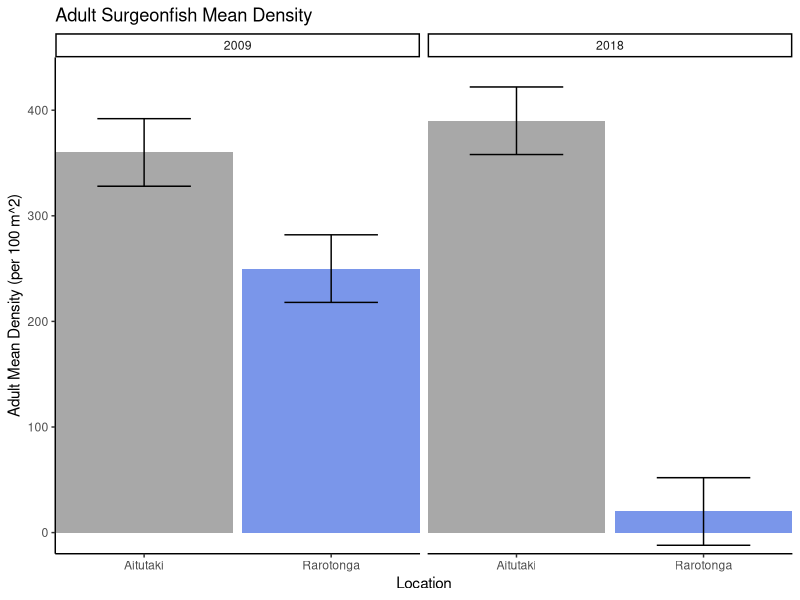
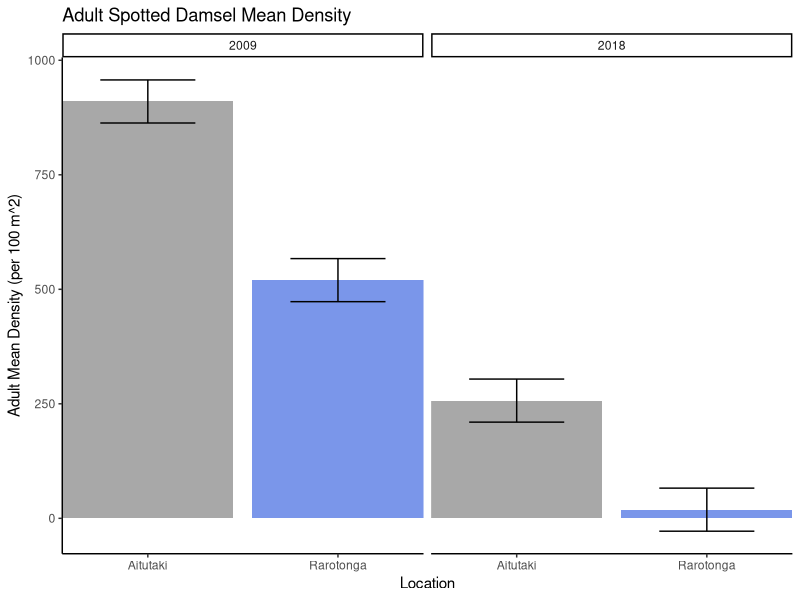
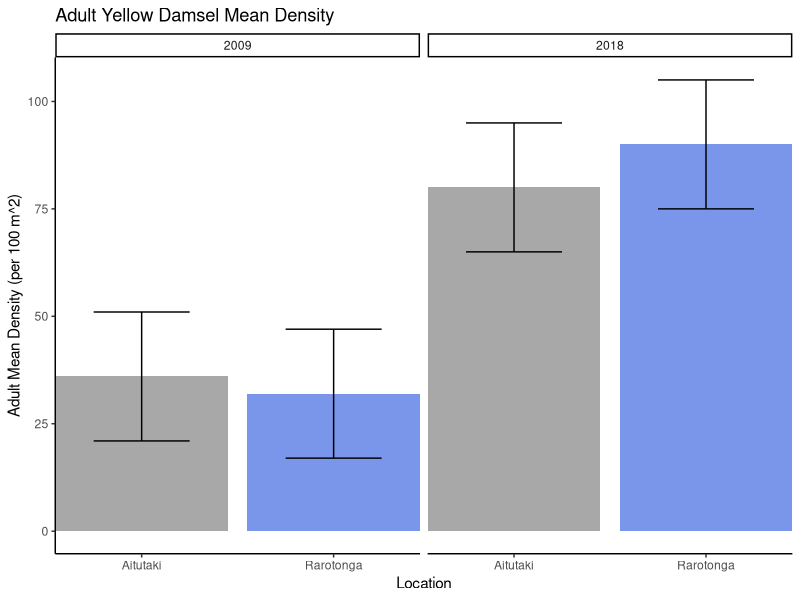
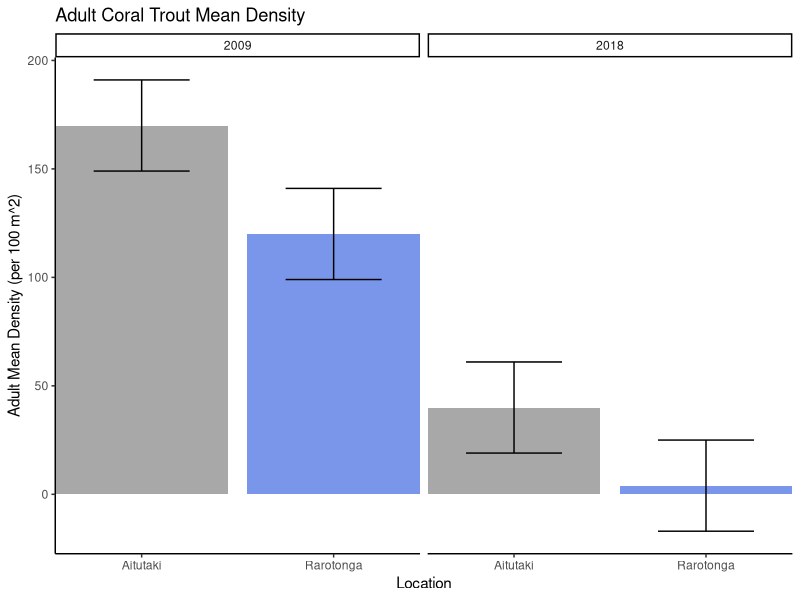
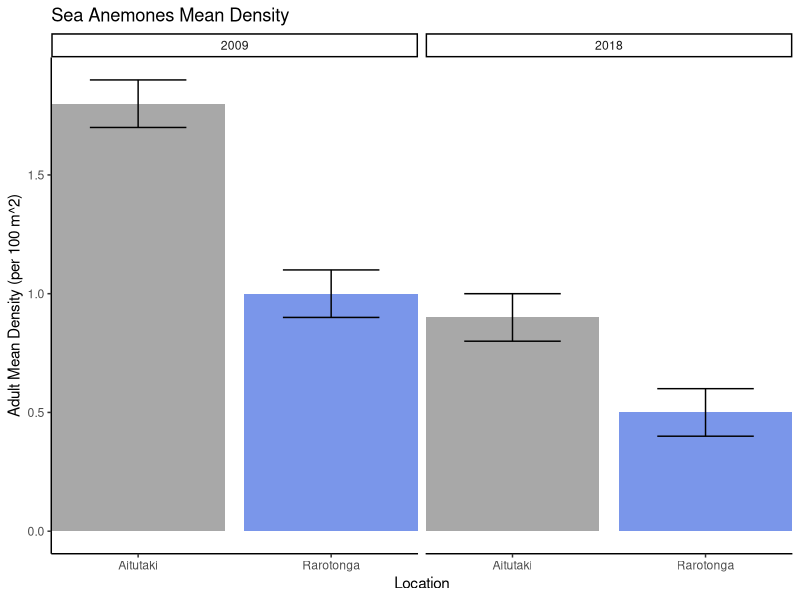
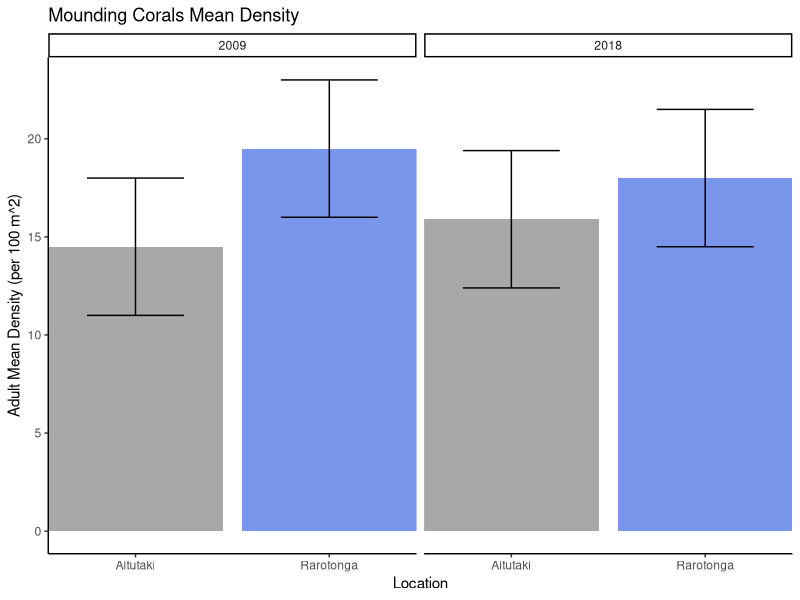
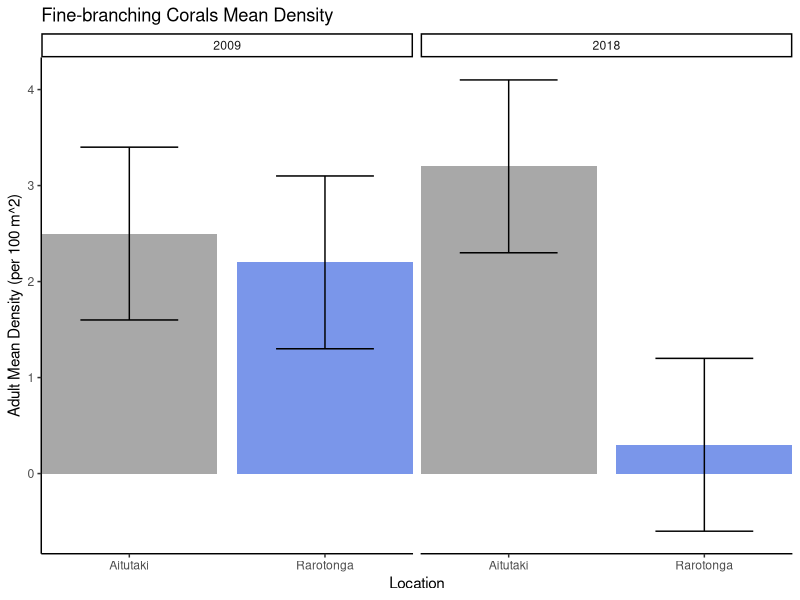
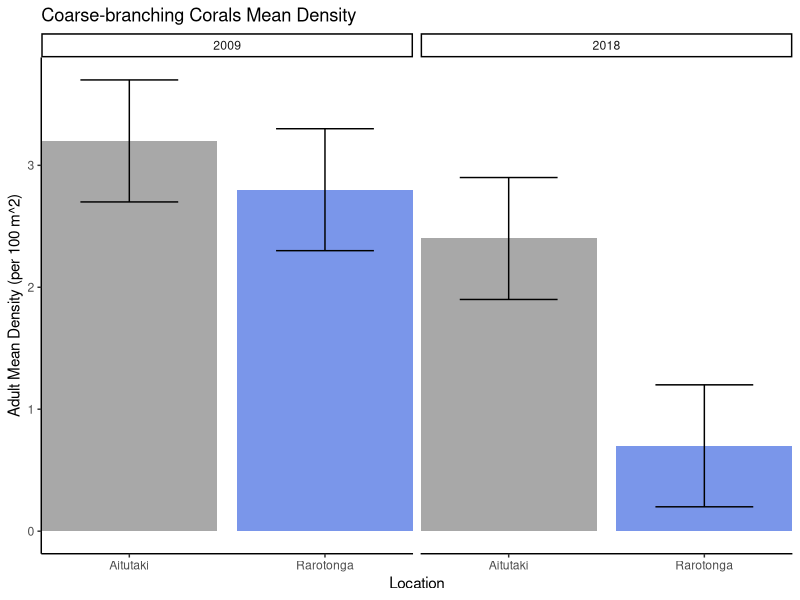

R code for these plots, in order:
## ---- chunk 1
knitr::opts_chunk$set(echo = TRUE)
## ---- chunk 2
library(tidyverse)
library(dplyr)
library(readxl)
library(RColorBrewer)
## ---- chunk 3
adults <- read_excel("04_Data_set_1.xlsx", sheet = "adults")
recruits <- read_excel("04_Data_set_1.xlsx", sheet = "recruits")
## ---- chunk 4
surgeon <- adults %>% 
  filter(organism == "surgeonfish") 
yellow <- adults %>%
  filter(organism == "yellow damsel")
spotted <- adults %>%
  filter(organism == "spotted damsel")
trout <- adults %>%
  filter(organism == "coral trout")
sea_an <- adults %>%
  filter(organism == "sea anemones")
mound_coral <- adults %>%
  filter(organism == "mounding corals")
fine_coral <- adults %>%
  filter(organism == "fine-branching corals")
coarse_corals <- adults %>%
  filter(organism == "coarse-branching corals")
algae <- adults %>%
  filter(organism == "algae")
## ---- chunk 5
##surgeon graph
ggplot(surgeon, aes(x = location, y = density, fill = location)) +
  geom_col(width = 0.95, alpha = 0.7) +
  geom_errorbar(aes(ymin = density - ci, ymax = density + ci), width = 0.5) +
  facet_wrap(~year) +
   scale_y_continuous(expand = c(0,0), limits = c(-20,450), breaks = seq(0,400,100)) + 
  scale_x_discrete(expand = c(0,0)) + 
  scale_fill_manual(name = "", values = c("grey51", "royalblue")) +
  theme_classic() + 
  theme(legend.position = "none") +
  labs(y = "Adult Mean Density (per 100 m^2)",
       x = "Location",
       title = "Adult Surgeonfish Mean Density")

##spotted damsel graph
ggplot(spotted, aes(x = location, y = density, fill = location)) +
  geom_col(width = 0.90, alpha = 0.7) +
  geom_errorbar(aes(ymin = density - ci, ymax = density + ci), width = 0.5) +
  facet_wrap(~year) +
   #scale_y_continuous(expand = c(0,0), limits = c(-20,450), breaks = seq(0,400,100)) + 
  scale_x_discrete(expand = c(0,0)) + 
  scale_fill_manual(name = "", values = c("grey51", "royalblue")) +
  theme_classic() + 
  theme(legend.position = "none") +
  labs(y = "Adult Mean Density (per 100 m^2)",
       x = "Location",
       title = "Adult Spotted Damsel Mean Density")

##yellow damsel graph
ggplot(yellow, aes(x = location, y = density, fill = location)) +
  geom_col(width = 0.90, alpha = 0.7) +
  geom_errorbar(aes(ymin = density - ci, ymax = density + ci), width = 0.5) +
  facet_wrap(~year) +
   #scale_y_continuous(expand = c(0,0), limits = c(-20,450), breaks = seq(0,400,100)) + 
  scale_x_discrete(expand = c(0,0)) + 
  scale_fill_manual(name = "", values = c("grey51", "royalblue")) +
  theme_classic() + 
  theme(legend.position = "none") +
  labs(y = "Adult Mean Density (per 100 m^2)",
       x = "Location",
       title = "Adult Yellow Damsel Mean Density")

##trout graph
ggplot(trout, aes(x = location, y = density, fill = location)) +
  geom_col(width = 0.90, alpha = 0.7) +
  geom_errorbar(aes(ymin = density - ci, ymax = density + ci), width = 0.5) +
  facet_wrap(~year) +
   #scale_y_continuous(expand = c(0,0), limits = c(-20,450), breaks = seq(0,400,100)) + 
  scale_x_discrete(expand = c(0,0)) + 
  scale_fill_manual(name = "", values = c("grey51", "royalblue")) +
  theme_classic() + 
  theme(legend.position = "none") +
  labs(y = "Adult Mean Density (per 100 m^2)",
       x = "Location",
       title = "Adult Coral Trout Mean Density")

##sea anemones graph
ggplot(sea_an, aes(x = location, y = density, fill = location)) +
  geom_col(width = 0.90, alpha = 0.7) +
  geom_errorbar(aes(ymin = density - ci, ymax = density + ci), width = 0.5) +
  facet_wrap(~year) +
   #scale_y_continuous(expand = c(0,0), limits = c(-20,450), breaks = seq(0,400,100)) + 
  scale_x_discrete(expand = c(0,0)) + 
  scale_fill_manual(name = "", values = c("grey51", "royalblue")) +
  theme_classic() + 
  theme(legend.position = "none") +
  labs(y = "Adult Mean Density (per 100 m^2)",
       x = "Location",
       title = "Sea Anemones Mean Density")

##mounding corals graph
ggplot(mound_coral, aes(x = location, y = density, fill = location)) +
  geom_col(width = 0.90, alpha = 0.7) +
  geom_errorbar(aes(ymin = density - ci, ymax = density + ci), width = 0.5) +
  facet_wrap(~year) +
   #scale_y_continuous(expand = c(0,0), limits = c(-20,450), breaks = seq(0,400,100)) + 
  scale_x_discrete(expand = c(0,0)) + 
  scale_fill_manual(name = "", values = c("grey51", "royalblue")) +
  theme_classic() + 
  theme(legend.position = "none") +
  labs(y = "Adult Mean Density (per 100 m^2)",
       x = "Location",
       title = "Mounding Corals Mean Density")

##fine-branching corals graph
ggplot(fine_coral, aes(x = location, y = density, fill = location)) +
  geom_col(width = 0.90, alpha = 0.7) +
  geom_errorbar(aes(ymin = density - ci, ymax = density + ci), width = 0.5) +
  facet_wrap(~year) +
   #scale_y_continuous(expand = c(0,0), limits = c(-20,450), breaks = seq(0,400,100)) + 
  scale_x_discrete(expand = c(0,0)) + 
  scale_fill_manual(name = "", values = c("grey51", "royalblue")) +
  theme_classic() + 
  theme(legend.position = "none") +
  labs(y = "Adult Mean Density (per 100 m^2)",
       x = "Location",
       title = "Fine-branching Corals Mean Density")


## coarse-branching corals corals graph
ggplot(coarse_corals, aes(x = location, y = density, fill = location)) +
  geom_col(width = 0.90, alpha = 0.7) +
  geom_errorbar(aes(ymin = density - ci, ymax = density + ci), width = 0.5) +
  facet_wrap(~year) +
   #scale_y_continuous(expand = c(0,0), limits = c(-20,450), breaks = seq(0,400,100)) + 
  scale_x_discrete(expand = c(0,0)) + 
  scale_fill_manual(name = "", values = c("grey51", "royalblue")) +
  theme_classic() + 
  theme(legend.position = "none") +
  labs(y = "Adult Mean Density (per 100 m^2)",
       x = "Location",
       title = "Coarse-branching Corals Mean Density")

## algae graph
ggplot(algae, aes(x = location, y = density, fill = location)) +
  geom_col(width = 0.90, alpha = 0.7) +
  geom_errorbar(aes(ymin = density - ci, ymax = density + ci), width = 0.5) +
  facet_wrap(~year) +
   #scale_y_continuous(expand = c(0,0), limits = c(-20,450), breaks = seq(0,400,100)) + 
  scale_x_discrete(expand = c(0,0)) + 
  scale_fill_manual(name = "", values = c("grey51", "royalblue")) +
  theme_classic() + 
  theme(legend.position = "none") +
  labs(y = "Adult Mean Density (per 100 m^2)",
       x = "Location",
       title = "Algae Mean Density")

## ---- chunk 6
surgeon_recruit <- recruits %>% 
  filter(fish == "surgeonfish") 
yellow_recruits <- recruits %>%
  filter(fish == "yellow damsel")
spotted_recruits <- recruits %>%
  filter(fish == "spotted damsel")
trout_recruits <- recruits %>%
  filter(fish == "coral trout")

## ---- chunk 7
##surgeon graph
ggplot(surgeon_recruit, aes(x = location, y = recruits, fill = location)) +
  geom_col(width = 0.95, alpha = 0.7) +
  geom_errorbar(aes(ymin = recruits - ci, ymax = recruits + ci), width = 0.5) +
  facet_wrap(~year) +
   #scale_y_continuous(expand = c(0,0), limits = c(-20,450), breaks = seq(0,400,100)) + 
  scale_x_discrete(expand = c(0,0)) + 
  scale_fill_manual(name = "", values = c("grey51", "royalblue")) +
  theme_classic() + 
  theme(legend.position = "none") +
  labs(y = "Recruit Mean Density (per m^2 of Fine-branching Coral)",
       x = "Location",
       title = "Recruit Surgeonfish Mean Density")

##spotted damsel graph
ggplot(spotted_recruits, aes(x = location, y = recruits, fill = location)) +
  geom_col(width = 0.90, alpha = 0.7) +
  geom_errorbar(aes(ymin = recruits - ci, ymax = recruits + ci), width = 0.5) +
  facet_wrap(~year) +
   #scale_y_continuous(expand = c(0,0), limits = c(-20,450), breaks = seq(0,400,100)) + 
  scale_x_discrete(expand = c(0,0)) + 
  scale_fill_manual(name = "", values = c("grey51", "royalblue")) +
  theme_classic() + 
  theme(legend.position = "none") +
  labs(y = "Recruit Mean Density (per m^2 of Sea Anenome)",
       x = "Location",
       title = "Recruit Spotted Damsel Mean Density")

##yellow damsel graph
ggplot(yellow_recruits, aes(x = location, y = recruits, fill = location)) +
  geom_col(width = 0.90, alpha = 0.7) +
  geom_errorbar(aes(ymin = recruits - ci, ymax = recruits + ci), width = 0.5) +
  facet_wrap(~year) +
   #scale_y_continuous(expand = c(0,0), limits = c(-20,450), breaks = seq(0,400,100)) + 
  scale_x_discrete(expand = c(0,0)) + 
  scale_fill_manual(name = "", values = c("grey51", "royalblue")) +
  theme_classic() + 
  theme(legend.position = "none") +
  labs(y = "Recruit Mean Density (per m^2 of Mounding Coral)",
       x = "Location",
       title = "Recruit Yellow Damsel Mean Density")

##trout graph
ggplot(trout_recruits, aes(x = location, y = recruits, fill = location)) +
  geom_col(width = 0.90, alpha = 0.7) +
  geom_errorbar(aes(ymin = recruits - ci, ymax = recruits + ci), width = 0.5) +
  facet_wrap(~year) +
   #scale_y_continuous(expand = c(0,0), limits = c(-20,450), breaks = seq(0,400,100)) + 
  scale_x_discrete(expand = c(0,0)) + 
  scale_fill_manual(name = "", values = c("grey51", "royalblue")) +
  theme_classic() + 
  theme(legend.position = "none") +
  labs(y = "Recruit Mean Density (per m^2 of Coarse-branching Coral)",
       x = "Location",
       title = "Recruit Coral Trout Mean Density")

## ---- chunk 8
recruits_q3 <- read_excel("04_Data_set_1.xlsx", sheet = "recruits_3") %>%
  filter(recruits_100m > 0) 
  #left_join(adults, by = c("fish" = "organism"))

surgeon_recruit_q3 <- recruits_q3 %>% 
  filter(fish == "surgeonfish") 
yellow_recruits_q3 <- recruits_q3 %>%
  filter(fish == "yellow damsel")
spotted_recruits_q3 <- recruits_q3 %>%
  filter(fish == "spotted damsel")
trout_recruits_q3 <- recruits_q3 %>%
  filter(fish == "coral trout")

plot(surgeon$density, surgeon_recruit_q3$recruits_100m, xlab = "Adult Density (per 100m2)", ylab = "Recruitment Density (per 100m2)", main = "Surgeonfish Adult vs Recruitment Density")
abline(fit1 <- lm(surgeon_recruit_q3$recruits_100m ~ surgeon$density))
legend("top", bty="n", legend=paste("R2 =", 
       format(summary(fit1)$r.squared, digits=4)))

plot(yellow$density, yellow_recruits_q3$recruits_100m, xlab = "Adult Density (per 100m2)", ylab = "Recruitment Density (per 100m2)", main = "Yellow Damsel Adult vs Recruitment Density")
abline(fit2 <- lm(yellow_recruits_q3$recruits_100m ~ yellow$density))
legend("top", bty="n", legend=paste("R2 =", 
       format(summary(fit2)$r.squared, digits=4)))

plot(spotted$density, spotted_recruits_q3$recruits_100m, xlab = "Adult Density (per 100m2)", ylab = "Recruitment Density (per 100m2)", main = "Spotted Damsel Adult vs Recruitment Density")
abline(fit3 <- lm(spotted_recruits_q3$recruits_100m ~ spotted$density))
legend("top", bty="n", legend=paste("R2 =", 
       format(summary(fit3)$r.squared, digits=4)))

plot(trout$density, trout_recruits_q3$recruits_100m, xlab = "Adult Density (per 100m2)", ylab = "Recruitment Density (per 100m2)", main = "Coral Trout Damsel Adult vs Recruitment Density")
abline(fit4 <- lm(trout_recruits_q3$recruits_100m ~ trout$density))
legend("top", bty="n", legend=paste("R2 =", 
       format(summary(fit4)$r.squared, digits=4)))
## ---- chunk 9
plot(fine_coral$density, surgeon$density, xlab = "Fine-branching Coral Density (m2 per 100m2)", ylab = "Surgeonfish Adult Density (per 100m2)", main = "Fine-branching Coral Density vs Surgeonfish Adult Density")
abline(fit_fine <- lm(surgeon$density ~ fine_coral$density ))
legend("top", bty="n", legend=paste("R2 =", 
       format(summary(fit_fine)$r.squared, digits=4)))

plot(coarse_corals$density, trout$density, xlab = "Coarse-branching Coral Density (m2 per 100m2)", ylab = "Coral Trout Adult Density (per 100m2)", main = "Coarse-branching Coral Density vs Coral Trout Adult Density")
abline(fit_coarse <- lm(trout$density ~ coarse_corals$density ))
legend("top", bty="n", legend=paste("R2 =", 
       format(summary(fit_coarse)$r.squared, digits=4)))

plot(mound_coral$density, yellow$density, xlab = "Mounding Coral Density (m2 per 100m2)", ylab = "Yellow Damsel Adult Density (per 100m2)", main = "Mounding Coral Density vs Yellow Damsel Adult Density")
abline(fit_mound <- lm(yellow$density ~ mound_coral$density ))
legend("top", bty="n", legend=paste("R2 =", 
       format(summary(fit_mound)$r.squared, digits=4)))

plot(sea_an$density, spotted$density, xlab = "Sea Anenome Density (m2 per 100m2)", ylab = "Spotted Damsel Adult Density (per 100m2)", main = "Sea Anenome Density vs Spotted Damsel Adult Density")
abline(fit_sea <- lm(spotted$density ~ sea_an$density ))
legend("top", bty="n", legend=paste("R2 =", 
       format(summary(fit_sea)$r.squared, digits=4)))
## ---- chunk 10
adults_5 <- read_excel("04_Data_set_1.xlsx", sheet = "adults_5")
## ---- chunk 11
surgeon_5 <- adults_5 %>% 
  filter(organism == "surgeonfish") 
yellow_5 <- adults_5 %>%
  filter(organism == "yellow damsel")
spotted_5 <- adults_5 %>%
  filter(organism == "spotted damsel")
trout_5 <- adults_5 %>%
  filter(organism == "coral trout")

## ---- chunk 12
##surgeon graph
ggplot(surgeon_5, aes(x = location, y = density_per_micro, fill = location)) +
  geom_col(width = 0.95, alpha = 0.7) +
  #geom_errorbar(aes(ymin = density - ci, ymax = density + ci), width = 0.5) +
  facet_wrap(~year) +
   #scale_y_continuous(expand = c(0,0), limits = c(-20,450), breaks = seq(0,400,100)) + 
  scale_x_discrete(expand = c(0,0)) + 
  scale_fill_manual(name = "", values = c("grey51", "royalblue")) +
  theme_classic() + 
  theme(legend.position = "none") +
  labs(y = "Adult Mean Density (per 100 m^2)",
       x = "Location",
       title = "Adult Surgeonfish Mean Density")

##spotted damsel graph
ggplot(spotted_5, aes(x = location, y = density_per_micro, fill = location)) +
  geom_col(width = 0.90, alpha = 0.7) +
  #geom_errorbar(aes(ymin = density - ci, ymax = density + ci), width = 0.5) +
  facet_wrap(~year) +
   #scale_y_continuous(expand = c(0,0), limits = c(-20,450), breaks = seq(0,400,100)) + 
  scale_x_discrete(expand = c(0,0)) + 
  scale_fill_manual(name = "", values = c("grey51", "royalblue")) +
  theme_classic() + 
  theme(legend.position = "none") +
  labs(y = "Adult Mean Density (per 100 m^2)",
       x = "Location",
       title = "Adult Spotted Damsel Mean Density")

##yellow damsel graph
ggplot(yellow_5, aes(x = location, y = density_per_micro, fill = location)) +
  geom_col(width = 0.90, alpha = 0.7) +
  #geom_errorbar(aes(ymin = density - ci, ymax = density + ci), width = 0.5) +
  facet_wrap(~year) +
   #scale_y_continuous(expand = c(0,0), limits = c(-20,450), breaks = seq(0,400,100)) + 
  scale_x_discrete(expand = c(0,0)) + 
  scale_fill_manual(name = "", values = c("grey51", "royalblue")) +
  theme_classic() + 
  theme(legend.position = "none") +
  labs(y = "Adult Mean Density (per 100 m^2)",
       x = "Location",
       title = "Adult Yellow Damsel Mean Density")

##trout graph
ggplot(trout_5, aes(x = location, y = density_per_micro, fill = location)) +
  geom_col(width = 0.90, alpha = 0.7) +
  #geom_errorbar(aes(ymin = density - ci, ymax = density + ci), width = 0.5) +
  facet_wrap(~year) +
   #scale_y_continuous(expand = c(0,0), limits = c(-20,450), breaks = seq(0,400,100)) + 
  scale_x_discrete(expand = c(0,0)) + 
  scale_fill_manual(name = "", values = c("grey51", "royalblue")) +
  theme_classic() + 
  theme(legend.position = "none") +
  labs(y = "Adult Mean Density (per 100 m^2)",
       x = "Location",
       title = "Adult Coral Trout Mean Density")
